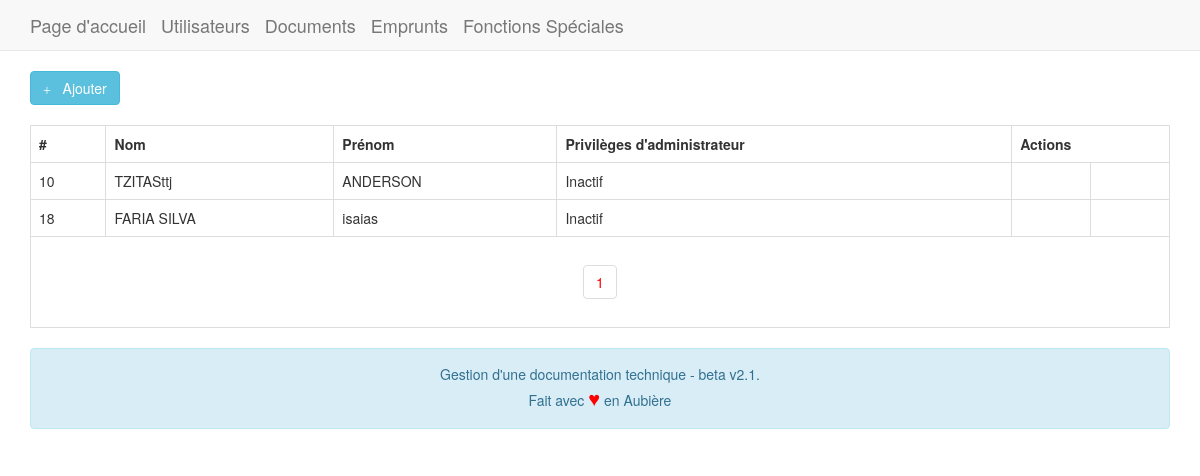
/v2/utilisateur.php, run on an earlier commit of the app's database.
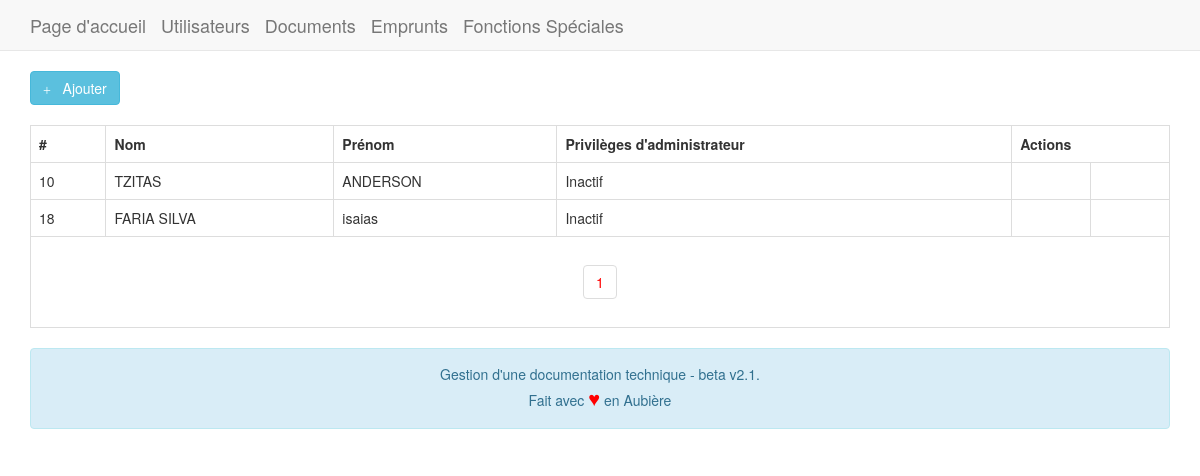
And on a later commit of the database.
### tables this page shows
CREATE TABLE `Utilisateur` (
  `id` int(11) NOT NULL AUTO_INCREMENT,
  `nom` varchar(255) NOT NULL,
  `prenom` varchar(255) NOT NULL,
  `config` tinyint(1) NOT NULL,
  PRIMARY KEY (`id`)
);

### v2/classes/dbconfig.php (called while the page is built, shortened)
<?php
$url_base = "http://isaiasfaria.com.br/isima_base_donne_tp1/";
$url_site = $url_base."v2/";
?>

### v2/classes/class.utilisateur.php (the view, shortened to what this page needs)
<?php
class utilisateur
{
	private $db;
	function __construct($DB_con)
	{
		$this->db = $DB_con;
	}
	public function dataview($query)
	{
		$res = $this->db->prepare($query);
		$res->execute();
		if($res->rowCount()>0)
		{
			while($row=$res->fetch(PDO::FETCH_ASSOC))
			{
				?>
                <tr>
                <td><?php print($row['id']); ?></td>
                <td><?php print($row['nom']); ?></td>
                <td><?php print($row['prenom']); ?></td>
                <td><?php echo ($row['config']==1)?"Actif":"Inactif"; ?></td>
                <td align="center">
                <a href="<?php echo $url_site; ?>edit/utilisateur.php?edit_id=<?php print($row['id']); ?>"><i class="glyphicon glyphicon-edit"></i></a>
                </td>
                <td align="center">
                <a href="<?php echo $url_site; ?>delete/utilisateur.php?delete_id=<?php print($row['id']); ?>"><i class="glyphicon glyphicon-remove-circle"></i></a>
                </td>
                </tr>
                <?php
			}
		}
		else
		{
			?>
            <tr>
            <td>Rien ici...</td>
            </tr>
            <?php
		}
	}
	public function paginglink($query,$records_per_page)
	{
		$self = $_SERVER['PHP_SELF'];
		$res = $this->db->prepare($query);
		$res->execute();
		$total_no_of_records = $res->rowCount();
		if($total_no_of_records > 0)
		{
			?><ul class="pagination"><?php
			$total_no_of_pages=ceil($total_no_of_records/$records_per_page);
			$current_page=1;
			for($i=1;$i<=$total_no_of_pages;$i++)
			{
				if($i==$current_page)
				{
					echo "<li><a href='".$self."?page_no=".$i."' style='color:red;'>".$i."</a></li>";
				}
				else
				{
					echo "<li><a href='".$self."?page_no=".$i."'>".$i."</a></li>";
				}
			}
			?></ul><?php
		}
	}
}

What changed in the data, as far as the page shows it:
changed utilisateur "ANDERSON": nom "TZITASttj" → "TZITAS"
